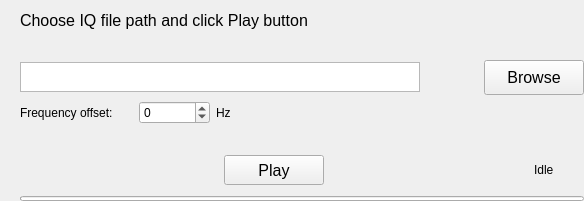
<?xml version="1.0" encoding="UTF-8"?>
<ui version="4.0">
 <class>MainWindow</class>
 <widget class="QMainWindow" name="MainWindow">
  <property name="windowModality">
   <enum>Qt::WindowModal</enum>
  </property>
  <property name="geometry">
   <rect>
    <x>0</x>
    <y>0</y>
    <width>584</width>
    <height>201</height>
   </rect>
  </property>
  <property name="sizePolicy">
   <sizepolicy hsizetype="Fixed" vsizetype="Fixed">
    <horstretch>0</horstretch>
    <verstretch>0</verstretch>
   </sizepolicy>
  </property>
  <property name="minimumSize">
   <size>
    <width>584</width>
    <height>190</height>
   </size>
  </property>
  <property name="maximumSize">
   <size>
    <width>584</width>
    <height>400</height>
   </size>
  </property>
  <property name="windowTitle">
   <string>IQ File Source</string>
  </property>
  <property name="windowIcon">
   <iconset resource="icons.qrc">
    <normaloff>:/icons/img/pw-sat2-logo.png</normaloff>:/icons/img/pw-sat2-logo.png</iconset>
  </property>
  <widget class="QWidget" name="centralwidget">
   <widget class="QWidget" name="gridLayoutWidget">
    <property name="geometry">
     <rect>
      <x>0</x>
      <y>0</y>
      <width>604</width>
      <height>201</height>
     </rect>
    </property>
    <layout class="QGridLayout" name="_2">
     <item row="1" column="1">
      <spacer name="verticalSpacer_5">
       <property name="orientation">
        <enum>Qt::Vertical</enum>
       </property>
       <property name="sizeType">
        <enum>QSizePolicy::Fixed</enum>
       </property>
       <property name="sizeHint" stdset="0">
        <size>
         <width>20</width>
         <height>13</height>
        </size>
       </property>
      </spacer>
     </item>
     <item row="0" column="1">
      <widget class="QLabel" name="appStatusLabel">
       <property name="font">
        <font>
         <pointsize>12</pointsize>
        </font>
       </property>
       <property name="text">
        <string>Choose IQ file path and click Play button</string>
       </property>
      </widget>
     </item>
     <item row="5" column="1">
      <layout class="QHBoxLayout" name="horizontalLayout">
       <item>
        <spacer name="horizontalSpacer">
         <property name="orientation">
          <enum>Qt::Horizontal</enum>
         </property>
         <property name="sizeHint" stdset="0">
          <size>
           <width>40</width>
           <height>20</height>
          </size>
         </property>
        </spacer>
       </item>
       <item>
        <widget class="QPushButton" name="buttonPlay">
         <property name="minimumSize">
          <size>
           <width>100</width>
           <height>30</height>
          </size>
         </property>
         <property name="font">
          <font>
           <pointsize>12</pointsize>
           <weight>50</weight>
           <bold>false</bold>
          </font>
         </property>
         <property name="text">
          <string>Play</string>
         </property>
         <property name="icon">
          <iconset resource="icons.qrc">
           <normaloff>:/icons/img/play-circle-solid.svg</normaloff>:/icons/img/play-circle-solid.svg</iconset>
         </property>
         <property name="iconSize">
          <size>
           <width>25</width>
           <height>25</height>
          </size>
         </property>
        </widget>
       </item>
       <item>
        <spacer name="horizontalSpacer_2">
         <property name="orientation">
          <enum>Qt::Horizontal</enum>
         </property>
         <property name="sizeHint" stdset="0">
          <size>
           <width>40</width>
           <height>20</height>
          </size>
         </property>
        </spacer>
       </item>
       <item>
        <widget class="QLabel" name="statusLabel">
         <property name="minimumSize">
          <size>
           <width>50</width>
           <height>0</height>
          </size>
         </property>
         <property name="text">
          <string>Idle</string>
         </property>
        </widget>
       </item>
      </layout>
     </item>
     <item row="3" column="0">
      <spacer name="horizontalSpacer_3">
       <property name="orientation">
        <enum>Qt::Horizontal</enum>
       </property>
       <property name="sizeType">
        <enum>QSizePolicy::Fixed</enum>
       </property>
       <property name="sizeHint" stdset="0">
        <size>
         <width>20</width>
         <height>20</height>
        </size>
       </property>
      </spacer>
     </item>
     <item row="4" column="1">
      <spacer name="verticalSpacer_3">
       <property name="orientation">
        <enum>Qt::Vertical</enum>
       </property>
       <property name="sizeType">
        <enum>QSizePolicy::Fixed</enum>
       </property>
       <property name="sizeHint" stdset="0">
        <size>
         <width>20</width>
         <height>20</height>
        </size>
       </property>
      </spacer>
     </item>
     <item row="2" column="1">
      <layout class="QHBoxLayout" name="horizontalLayout_2">
       <item>
        <widget class="QTextEdit" name="pathInput">
         <property name="sizePolicy">
          <sizepolicy hsizetype="MinimumExpanding" vsizetype="MinimumExpanding">
           <horstretch>0</horstretch>
           <verstretch>0</verstretch>
          </sizepolicy>
         </property>
         <property name="minimumSize">
          <size>
           <width>400</width>
           <height>30</height>
          </size>
         </property>
         <property name="maximumSize">
          <size>
           <width>16777215</width>
           <height>30</height>
          </size>
         </property>
        </widget>
       </item>
       <item>
        <spacer name="horizontalSpacer_5">
         <property name="orientation">
          <enum>Qt::Horizontal</enum>
         </property>
         <property name="sizeHint" stdset="0">
          <size>
           <width>40</width>
           <height>20</height>
          </size>
         </property>
        </spacer>
       </item>
       <item>
        <widget class="QPushButton" name="buttonChoose">
         <property name="minimumSize">
          <size>
           <width>100</width>
           <height>35</height>
          </size>
         </property>
         <property name="font">
          <font>
           <pointsize>12</pointsize>
          </font>
         </property>
         <property name="text">
          <string>Browse</string>
         </property>
         <property name="icon">
          <iconset resource="icons.qrc">
           <normaloff>:/icons/img/folder-open-solid.svg</normaloff>:/icons/img/folder-open-solid.svg</iconset>
         </property>
         <property name="iconSize">
          <size>
           <width>25</width>
           <height>25</height>
          </size>
         </property>
        </widget>
       </item>
      </layout>
     </item>
     <item row="2" column="2">
      <spacer name="horizontalSpacer_4">
       <property name="orientation">
        <enum>Qt::Horizontal</enum>
       </property>
       <property name="sizeType">
        <enum>QSizePolicy::Fixed</enum>
       </property>
       <property name="sizeHint" stdset="0">
        <size>
         <width>20</width>
         <height>20</height>
        </size>
       </property>
      </spacer>
     </item>
     <item row="6" column="1">
      <widget class="QProgressBar" name="progressBar">
       <property name="enabled">
        <bool>true</bool>
       </property>
       <property name="minimumSize">
        <size>
         <width>100</width>
         <height>5</height>
        </size>
       </property>
       <property name="maximumSize">
        <size>
         <width>16777215</width>
         <height>5</height>
        </size>
       </property>
       <property name="minimum">
        <number>0</number>
       </property>
       <property name="maximum">
        <number>1</number>
       </property>
       <property name="value">
        <number>0</number>
       </property>
       <property name="textVisible">
        <bool>false</bool>
       </property>
       <property name="invertedAppearance">
        <bool>false</bool>
       </property>
      </widget>
     </item>
     <item row="3" column="1">
      <layout class="QGridLayout" name="gridLayout">
       <item row="0" column="0">
        <widget class="QLabel" name="label">
         <property name="text">
          <string>Frequency offset:</string>
         </property>
        </widget>
       </item>
       <item row="0" column="4">
        <spacer name="horizontalSpacer_6">
         <property name="orientation">
          <enum>Qt::Horizontal</enum>
         </property>
         <property name="sizeHint" stdset="0">
          <size>
           <width>40</width>
           <height>20</height>
          </size>
         </property>
        </spacer>
       </item>
       <item row="0" column="2">
        <widget class="QDoubleSpinBox" name="frequencyOffset">
         <property name="decimals">
          <number>0</number>
         </property>
         <property name="minimum">
          <double>-999999999.000000000000000</double>
         </property>
         <property name="value">
          <double>0.000000000000000</double>
         </property>
        </widget>
       </item>
       <item row="0" column="1">
        <spacer name="horizontalSpacer_7">
         <property name="orientation">
          <enum>Qt::Horizontal</enum>
         </property>
         <property name="sizeType">
          <enum>QSizePolicy::Fixed</enum>
         </property>
         <property name="sizeHint" stdset="0">
          <size>
           <width>20</width>
           <height>20</height>
          </size>
         </property>
        </spacer>
       </item>
       <item row="0" column="3">
        <widget class="QLabel" name="label_2">
         <property name="text">
          <string>Hz</string>
         </property>
        </widget>
       </item>
      </layout>
     </item>
    </layout>
   </widget>
  </widget>
 </widget>
 <resources>
  <include location="icons.qrc"/>
 </resources>
 <connections/>
</ui>
